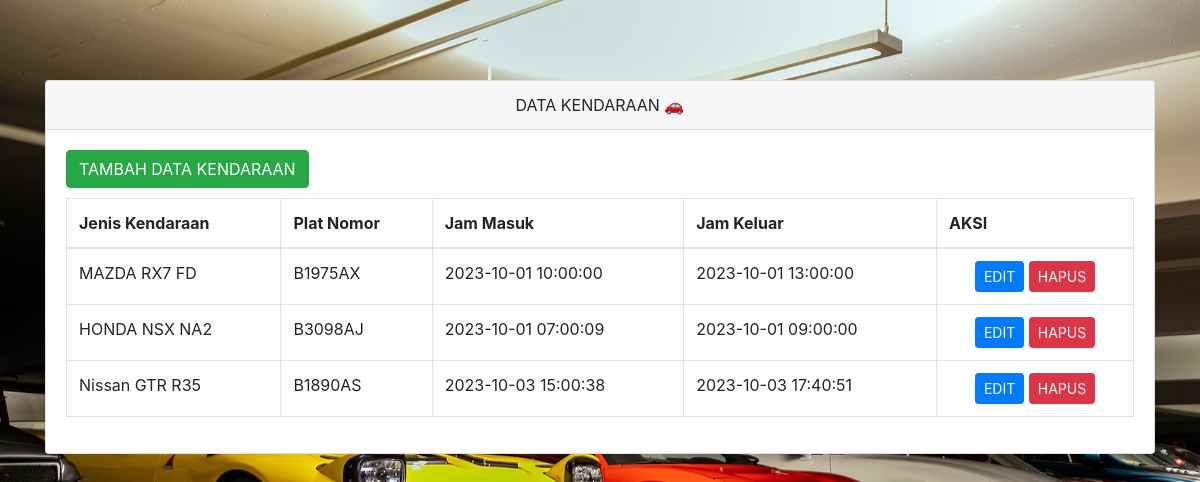
The page / on the database its author committed.
### tables this page shows
CREATE TABLE `dataparkiran` (
  `id` int(20) NOT NULL,
  `jenis_kendaraan` varchar(20) NOT NULL,
  `plat_nomor` varchar(10) NOT NULL,
  `jam_masuk` datetime NOT NULL,
  `jam_keluar` datetime NOT NULL
);

### index.php (the view, shortened to what this page needs)
<!doctype html>
<html lang="en">
  <head>
    <link rel="stylesheet" href="https://stackpath.bootstrapcdn.com/bootstrap/4.4.1/css/bootstrap.min.css">
    <link rel="stylesheet" href="//cdn.datatables.net/1.10.20/css/jquery.dataTables.min.css">
  </head>
  <body>
  <body style="background-image: url('wall.png'); background-size: cover; background-repeat: no-repeat; background-attachment: fixed;">
    <div class="container" style="margin-top: 80px">
      <div class="row">
        <div class="col-md-12">
          <div class="card">
            <div class="card-header" align='center'>
              DATA KENDARAAN &#128663;
            </div>
            <div class="card-body">
              <a href="tambahkendaraan.php" class="btn btn-md btn-success" style="margin-bottom: 10px">TAMBAH DATA KENDARAAN</a>
              <table class="table table-bordered" id="myTable">
                <thead>
                  <tr>
                    <th scope="col">Jenis Kendaraan</th>
                    <th scope="col">Plat Nomor</th>
                    <th scope="col">Jam Masuk</th>
                    <th scope="col">Jam Keluar</th>
                    <th scope="col">AKSI</th>
                  </tr>
                </thead>
                <tbody>
                  <?php
                      include('koneksi.php');
                      $query = mysqli_query($connection,"SELECT * FROM dataparkiran");
                      while($row = mysqli_fetch_array($query)){
                  ?>
                  <tr>
                      <td><?php echo $row['jenis_kendaraan'] ?></td>
                      <td><?php echo $row['plat_nomor'] ?></td>
                      <td><?php echo $row['jam_masuk'] ?></td>
                      <td><?php echo $row['jam_keluar'] ?></td>
                      <td class="text-center">
                        <a href="editparkir.php?id=<?php echo $row['id'] ?>" class="btn btn-sm btn-primary">EDIT</a>
                        <a href="hapuskendaraan.php?id=<?php echo $row['id'] ?>" class="btn btn-sm btn-danger">HAPUS</a>
                      </td>
                  </tr>
                <?php } ?>
                </tbody>
              </table>
            </div>
          </div>
      </div>
    </div>
  </body>
</html>

### rows shown on the page
dataparkiran: jenis_kendaraan "MAZDA RX7 FD", plat_nomor "B1975AX", jam_masuk "2023-10-01 10:00:00", jam_keluar "2023-10-01 13:00:00"
dataparkiran: jenis_kendaraan "HONDA NSX NA2", plat_nomor "B3098AJ", jam_masuk "2023-10-01 07:00:09", jam_keluar "2023-10-01 09:00:00"
dataparkiran: jenis_kendaraan "Nissan GTR R35", plat_nomor "B1890AS", jam_masuk "2023-10-03 15:00:38", jam_keluar "2023-10-03 17:40:51"
